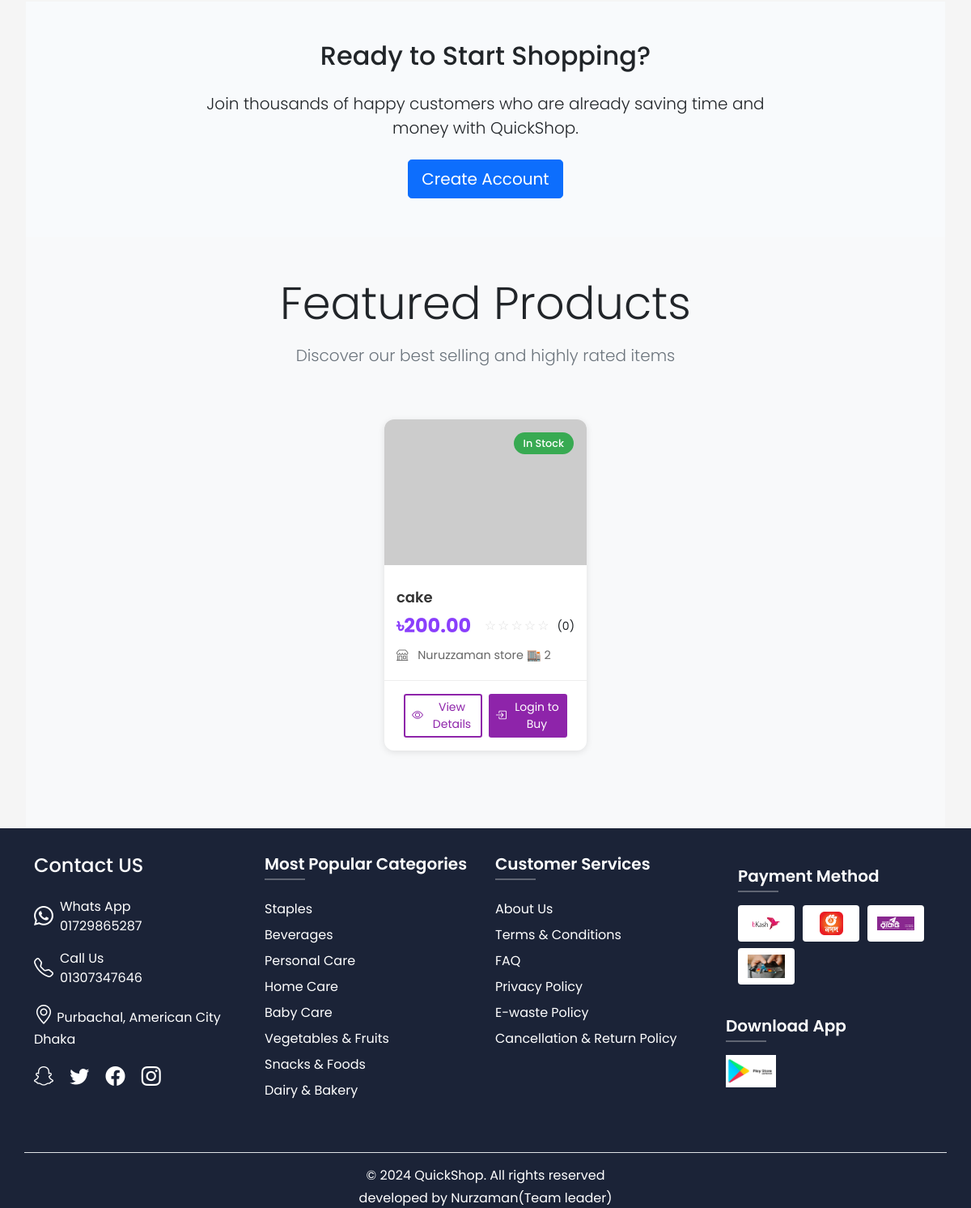
Before: / (lower part) with the older database file.
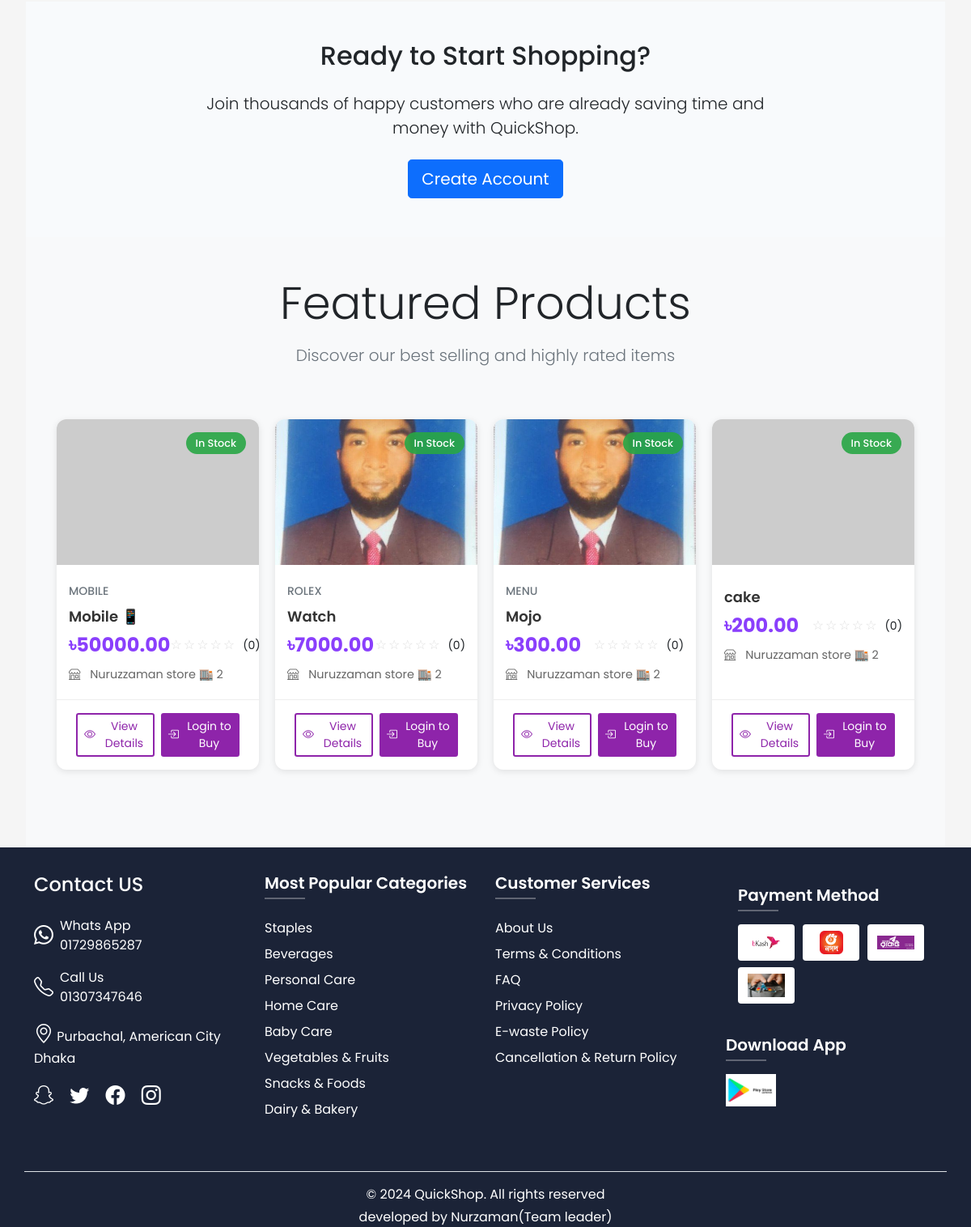
After: the same page with the newer database file.
### ecommerce/models/shop.py (models this page shows, shortened)
class Product(db.Model):
    id = db.Column(db.Integer, primary_key=True)
    name = db.Column(db.String(100), nullable=False)
    description = db.Column(db.Text)
    price = db.Column(db.Float, nullable=False)
    stock = db.Column(db.Integer, nullable=False, default=0)
    shop_id = db.Column(db.Integer, db.ForeignKey('shop.id'), nullable=False)
    category = db.Column(db.String(50))  # Add category field
    created_at = db.Column(db.DateTime, default=datetime.utcnow)
    images = db.relationship('Image', lazy=True,
                           foreign_keys='Image.product_id',
                           cascade="all, delete-orphan",
                           backref=db.backref('product_ref', lazy=True))
    rating = db.Column(db.Float, default=0.0)  # Average rating
    rating_count = db.Column(db.Integer, default=0)  # Number of ratings
    reviews = db.relationship(Review, backref='product', lazy=True)
    min_price = db.Column(db.Float)  # Minimum acceptable price
    max_discount_percentage = db.Column(db.Float, default=20.0)  # Maximum allowed discount
    continue_iteration = db.Column(db.Boolean, default=False)  # Whether to continue negotiation after max discount

class Shop(db.Model):
    id = db.Column(db.Integer, primary_key=True)
    name = db.Column(db.String(100), nullable=False)
    description = db.Column(db.Text)
    about = db.Column(db.Text)  # New field for shop-specific About content
    owner_id = db.Column(db.Integer, db.ForeignKey('user.id'), nullable=False)
    location_lat = db.Column(db.Float, nullable=True)
    location_lng = db.Column(db.Float, nullable=True)
    address = db.Column(db.String(200), nullable=True)
    images = db.relationship('Image', lazy=True,
                           foreign_keys='Image.shop_id',
                           cascade="all, delete-orphan",
                           backref=db.backref('shop_ref', lazy=True))
    phone = db.Column(db.String(20))
    email = db.Column(db.String(120))
    website = db.Column(db.String(200))
    business_hours = db.Column(db.Text)  # Stored as JSON string
    created_at = db.Column(db.DateTime, default=datetime.utcnow)
    is_active = db.Column(db.Boolean, default=True)
    products = db.relationship('Product', backref='shop', lazy=True)

### ecommerce/models/image.py (models this page shows, shortened)
class Image(db.Model):
    id = db.Column(db.Integer, primary_key=True)
    filename = db.Column(db.String(255), nullable=False)
    original_filename = db.Column(db.String(255), nullable=False)
    mime_type = db.Column(db.String(100), nullable=False)
    size = db.Column(db.Integer, nullable=False)  # File size in bytes
    width = db.Column(db.Integer)  # Image width in pixels
    height = db.Column(db.Integer)  # Image height in pixels
    uploaded_by = db.Column(db.Integer, db.ForeignKey('user.id'), nullable=False)
    created_at = db.Column(db.DateTime, default=datetime.utcnow)
    product_id = db.Column(db.Integer, db.ForeignKey('product.id'), nullable=True)
    shop_id = db.Column(db.Integer, db.ForeignKey('shop.id'), nullable=True)

### ecommerce/routes/main.py (the view)
@main_bp.route('/')
def index():
    featured_shops = Shop.query.filter_by(is_active=True).limit(6).all()
    featured_products = Product.query.join(Shop)\
        .filter(Shop.is_active == True)\
        .filter(Product.stock > 0)\
        .order_by(Product.rating.desc(), Product.created_at.desc())\
        .limit(8).all()  # Show 8 featured products
    return render_template('main/home.html',
                         featured_shops=featured_shops,
                         featured_products=featured_products,
                         current_date="May 5, 2025")

### ecommerce/templates/main/home.html (shortened to what this page needs)
{% extends "base.html" %}
{% block content %}
<section class="cta py-5">
    <div class="container">
        <div class="row justify-content-center">
            <div class="col-md-8 text-center">
                <h2 class="mb-4">Ready to Start Shopping?</h2>
                <p class="lead mb-4">Join thousands of happy customers who are already saving time and money with QuickShop.</p>
                <a href="{{ url_for('auth.register') }}" class="btn btn-primary btn-lg">Create Account</a>
            </div>
        </div>
    </div>
</section>
<section class="featured-products py-5 bg-light">
    <div class="container">
        <div class="text-center mb-5">
            <h2 class="display-4 mb-3">Featured Products</h2>
            <p class="lead text-muted">Discover our best selling and highly rated items</p>
        </div>
        <div class="product-grid">
            {% for product in featured_products %}
            <div class="product-card" data-aos="fade-up" data-aos-delay="{{ loop.index * 100 }}">
                <div class="product-image">
                    <img src="{{ product.image_url or product.images[0].filename if product.images else 'https://via.placeholder.com/400x400?text=' ~ product.name|urlencode }}"
                         alt="{{ product.name }}"
                         class="card-img-top"
                         onerror="this.onerror=null; this.src='https://via.placeholder.com/400x400?text=' + encodeURIComponent('{{ product.name }}')">
                    {% if product.stock > 0 %}
                        <div class="product-tag">In Stock</div>
                    {% endif %}
                </div>
                <div class="product-info">
                    {% if product.category %}
                        <div class="product-category">{{ product.category.upper() }}</div>
                    {% endif %}
                    <h4 class="product-title">{{ product.name }}</h4>
                    <div class="product-meta">
                        <div class="product-price">৳{{ "%.2f"|format(product.price) }}</div>
                        <div class="product-rating">
                            {% set rating = product.rating|default(0)|int %}
                            <div class="stars">
                                <span class="empty-stars">{{ "☆"|safe * (5 - rating) }}</span>
                            </div>
                            <small>({{ product.rating_count|default(0) }})</small>
                        </div>
                    </div>
                    <p class="product-shop">
                        <i class="bi bi-shop"></i> {{ product.shop.name }}
                    </p>
                </div>
                <div class="product-actions">
                    <a href="{{ url_for('shop.product', shop_id=product.shop.id, product_id=product.id) }}"
                       class="btn btn-outline-primary btn-sm details-btn">
                       <i class="bi bi-eye"></i> View Details
                    </a>
                    {% if product.stock > 0 %}
                        {% if current_user.is_authenticated %}
                            <button class="btn btn-primary btn-sm cart-btn"
                                    onclick="addToCart('{{ product.id }}', '{{ product.name }}')">
                                <i class="bi bi-cart-plus"></i> Add to Cart
                            </button>
                        {% else %}
                            <a href="{{ url_for('auth.login') }}" class="btn btn-primary btn-sm cart-btn">
                                <i class="bi bi-box-arrow-in-right"></i> Login to Buy
                            </a>
                        {% endif %}
                    {% else %}
                        <button class="btn btn-secondary btn-sm" disabled>
                            <i class="bi bi-x-circle"></i> Out of Stock
                        </button>
                    {% endif %}
                </div>
            </div>
            {% else %}
            <div class="col-12">
                <div class="alert alert-info">
                    <i class="bi bi-info-circle"></i> No featured products available at this time.
                </div>
            </div>
            {% endfor %}
        </div>
    </div>
</section>
{% include 'includes/footer.html' %}
{% endblock %}

### ecommerce/templates/base.html (shortened to what this page needs)
<!DOCTYPE html>
<html lang="en">
<head>
    <link href="https://cdn.jsdelivr.net/npm/bootstrap@5.1.3/dist/css/bootstrap.min.css" rel="stylesheet">
    <link rel="stylesheet" href="https://cdn.jsdelivr.net/npm/bootstrap-icons@1.7.2/font/bootstrap-icons.css">
    <link rel="stylesheet" href="{{ url_for('static', filename='css/style.css') }}">
</head>
<body class="d-flex flex-column min-vh-100">
    <main class="flex-shrink-0">
        {% block content %}{% endblock %}
    </main>
</body>
</html>

### ecommerce/templates/includes/footer.html
<footer>
    <div class="container">
        <div class="row">
            <div class="col-md-3 mb-4">
                <h3 class="h4 mb-4">Contact US</h3>
                <div class="contact-info">
                    <div class="d-flex align-items-center mb-3">
                        <i class="bi bi-whatsapp me-2"></i>
                        <div>
                            <div>Whats App</div>
                            <a href="https://wa.me/1729865287" class="text-white text-decoration-none">01729865287</a>
                        </div>
                    </div>
                    <div class="d-flex align-items-center mb-3">
                        <i class="bi bi-telephone me-2"></i>
                        <div>
                            <div>Call Us</div>
                            <a href="tel:01307347646" class="text-white text-decoration-none">01307347646</a>
                        </div>
                    </div>
                     <div>
                                <p class="mb-0"><i class="bi bi-geo-alt"></i> Purbachal, American City Dhaka</p>
                        </div>
                    <div class="social-links mt-3">
                        <a href="#" class="text-white me-3"><i class="bi bi-snapchat"></i></a>
                        <a href="#" class="text-white me-3"><i class="bi bi-twitter"></i></a>
                        <a href="#" class="text-white me-3"><i class="bi bi-facebook"></i></a>
                        <a href="#" class="text-white"><i class="bi bi-instagram"></i></a>
                    </div>
                </div>
            </div>
            <div class="col-md-3 mb-4">
                <h5 class="mb-4">Most Popular Categories</h5>
                <ul class="list-unstyled">
                    <li class="mb-2"><a href="#" class="text-white text-decoration-none">Staples</a></li>
                    <li class="mb-2"><a href="#" class="text-white text-decoration-none">Beverages</a></li>
                    <li class="mb-2"><a href="#" class="text-white text-decoration-none">Personal Care</a></li>
                    <li class="mb-2"><a href="#" class="text-white text-decoration-none">Home Care</a></li>
                    <li class="mb-2"><a href="#" class="text-white text-decoration-none">Baby Care</a></li>
                    <li class="mb-2"><a href="#" class="text-white text-decoration-none">Vegetables & Fruits</a></li>
                    <li class="mb-2"><a href="#" class="text-white text-decoration-none">Snacks & Foods</a></li>
                    <li class="mb-2"><a href="#" class="text-white text-decoration-none">Dairy & Bakery</a></li>
                </ul>
            </div>
            <div class="col-md-3 mb-4">
                <h5 class="mb-4">Customer Services</h5>
                <ul class="list-unstyled">
                    <li class="mb-2"><a href="#" class="text-white text-decoration-none">About Us</a></li>
                    <li class="mb-2"><a href="#" class="text-white text-decoration-none">Terms & Conditions</a></li>
                    <li class="mb-2"><a href="#" class="text-white text-decoration-none">FAQ</a></li>
                    <li class="mb-2"><a href="#" class="text-white text-decoration-none">Privacy Policy</a></li>
                    <li class="mb-2"><a href="#" class="text-white text-decoration-none">E-waste Policy</a></li>
                    <li class="mb-2"><a href="#" class="text-white text-decoration-none">Cancellation & Return Policy</a></li>
                </ul>
            </div>
            <div class="col-md-3 mb-4">
                <div class="payment-section mb-4">
                    <h5 class="mb-3">Payment Method</h5>
                    <div class="payment-methods">
                        <div class="method-row">
                            <div class="payment-logo nagad">
                                <img src="static/images/payments/payment.png" alt="payment gateway" width="500" height="500">
                            </div>
                            <div class="payment-logo nagad">
                                <img src="{{ url_for('static', filename='images/payments/nogod.jpeg') }}" alt="Nagad">
                            </div>
                            <div class="payment-logo rocket">
                                <img src="{{ url_for('static', filename='images/payments/mobile-Banking-Billboard.jpg') }}" alt="Rocket">
                            </div>
                        </div>
                        <div class="method-row mt-2">
                            <div class="payment-logo visa">
                                <img src="{{ url_for('static', filename='images/payments/Blog_Paytm_Whats-A-Visa-Debit-Card-Its-Benefits.jpg') }}" alt="Visa">
                            </div>
                        </div>
                    </div>
                </div>
                <div class="app-download">
                    <h5 class="mb-3">Download App</h5>
                    <div class="d-flex gap-2">
                        <a href="#" class="app-badge">
                            <img src="{{ url_for('static', filename='images/download.jpeg') }}" alt="Get it on Google Play" height="40">
                        </a>
                    </div>
                </div>
            </div>
        </div>
        <div class="row mt-4">
            <div class="col-12 text-center border-top pt-3">
                <p class="mb-1">© 2024 QuickShop. All rights reserved</p>
                <p class="mb-0">developed by Nurzaman(Team leader)</p>
            </div>
        </div>
    </div>
</footer>

Changed rows visible on the page:
added Product: stock "In Stock", category "MOBILE", name "Mobile 📱", price "50000.00", value "☆☆☆☆☆", rating_count "0", shop.name "Nuruzzaman store 🏬 2"
added Product: filename (picture), stock "In Stock", category "ROLEX", name "Watch", price "7000.00", value "☆☆☆☆☆", rating_count "0", shop.name "Nuruzzaman store 🏬 2"
added Product: filename (picture), stock "In Stock", category "MENU", name "Mojo", price "300.00", value "☆☆☆☆☆", rating_count "0", shop.name "Nuruzzaman store 🏬 2"
